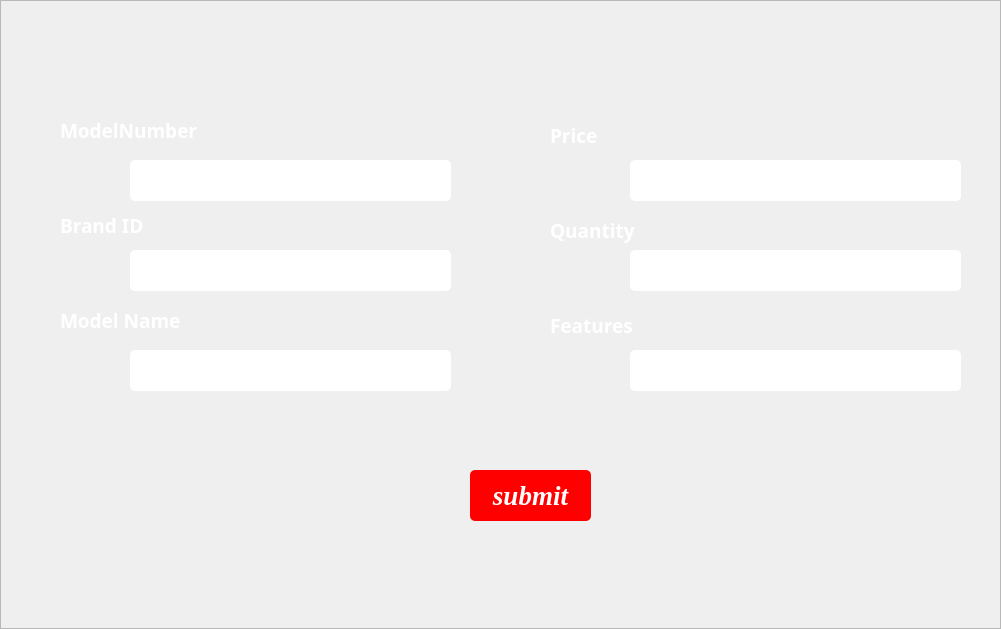
<?xml version="1.0" encoding="UTF-8"?>
<ui version="4.0">
 <class>addframe</class>
 <widget class="QFrame" name="addframe">
  <property name="geometry">
   <rect>
    <x>0</x>
    <y>0</y>
    <width>1001</width>
    <height>629</height>
   </rect>
  </property>
  <property name="font">
   <font>
    <family>Trebuchet MS</family>
    <weight>75</weight>
    <bold>true</bold>
   </font>
  </property>
  <property name="windowTitle">
   <string>Frame</string>
  </property>
  <property name="styleSheet">
   <string notr="true"/>
  </property>
  <property name="frameShape">
   <enum>QFrame::StyledPanel</enum>
  </property>
  <property name="frameShadow">
   <enum>QFrame::Raised</enum>
  </property>
  <widget class="QLabel" name="label_2">
   <property name="geometry">
    <rect>
     <x>60</x>
     <y>210</y>
     <width>111</width>
     <height>31</height>
    </rect>
   </property>
   <property name="font">
    <font>
     <family>Sitka Subheading</family>
     <pointsize>14</pointsize>
    </font>
   </property>
   <property name="styleSheet">
    <string notr="true">QLabel
{


	color: rgb(255, 255, 255);

}</string>
   </property>
   <property name="text">
    <string>Brand ID</string>
   </property>
  </widget>
  <widget class="QLabel" name="label_3">
   <property name="geometry">
    <rect>
     <x>60</x>
     <y>310</y>
     <width>141</width>
     <height>21</height>
    </rect>
   </property>
   <property name="font">
    <font>
     <family>Sitka Subheading</family>
     <pointsize>14</pointsize>
    </font>
   </property>
   <property name="styleSheet">
    <string notr="true">QLabel
{


	color: rgb(255, 255, 255);

}</string>
   </property>
   <property name="text">
    <string>Model Name</string>
   </property>
  </widget>
  <widget class="QLabel" name="label_6">
   <property name="geometry">
    <rect>
     <x>550</x>
     <y>210</y>
     <width>111</width>
     <height>41</height>
    </rect>
   </property>
   <property name="font">
    <font>
     <family>Sitka Subheading</family>
     <pointsize>14</pointsize>
    </font>
   </property>
   <property name="styleSheet">
    <string notr="true">QLabel
{


	color: rgb(255, 255, 255);

}</string>
   </property>
   <property name="text">
    <string>Quantity</string>
   </property>
  </widget>
  <widget class="QLabel" name="label_4">
   <property name="geometry">
    <rect>
     <x>550</x>
     <y>120</y>
     <width>91</width>
     <height>31</height>
    </rect>
   </property>
   <property name="font">
    <font>
     <family>Sitka Subheading</family>
     <pointsize>14</pointsize>
    </font>
   </property>
   <property name="styleSheet">
    <string notr="true">QLabel
{


	color: rgb(255, 255, 255);

}</string>
   </property>
   <property name="text">
    <string>Price</string>
   </property>
  </widget>
  <widget class="QLabel" name="label_5">
   <property name="geometry">
    <rect>
     <x>550</x>
     <y>310</y>
     <width>131</width>
     <height>31</height>
    </rect>
   </property>
   <property name="font">
    <font>
     <family>Sitka Subheading</family>
     <pointsize>14</pointsize>
    </font>
   </property>
   <property name="styleSheet">
    <string notr="true">QLabel
{


	color: rgb(255, 255, 255);

}</string>
   </property>
   <property name="text">
    <string>Features</string>
   </property>
  </widget>
  <widget class="QLineEdit" name="txtquantity">
   <property name="geometry">
    <rect>
     <x>630</x>
     <y>250</y>
     <width>331</width>
     <height>41</height>
    </rect>
   </property>
   <property name="styleSheet">
    <string notr="true">QLineEdit
{
border-radius:5px;
}</string>
   </property>
  </widget>
  <widget class="QLineEdit" name="txtid">
   <property name="geometry">
    <rect>
     <x>130</x>
     <y>250</y>
     <width>321</width>
     <height>41</height>
    </rect>
   </property>
   <property name="styleSheet">
    <string notr="true">QLineEdit
{
border-radius:5px;
}</string>
   </property>
  </widget>
  <widget class="QLineEdit" name="txtfeatures">
   <property name="geometry">
    <rect>
     <x>630</x>
     <y>350</y>
     <width>331</width>
     <height>41</height>
    </rect>
   </property>
   <property name="styleSheet">
    <string notr="true">QLineEdit
{
border-radius:5px;
}</string>
   </property>
  </widget>
  <widget class="QLineEdit" name="txtname">
   <property name="geometry">
    <rect>
     <x>130</x>
     <y>350</y>
     <width>321</width>
     <height>41</height>
    </rect>
   </property>
   <property name="styleSheet">
    <string notr="true">QLineEdit
{
border-radius:5px;
}</string>
   </property>
  </widget>
  <widget class="QLineEdit" name="txtprice">
   <property name="geometry">
    <rect>
     <x>630</x>
     <y>160</y>
     <width>331</width>
     <height>41</height>
    </rect>
   </property>
   <property name="styleSheet">
    <string notr="true">QLineEdit
{
border-radius:5px;
}</string>
   </property>
  </widget>
  <widget class="QPushButton" name="btnadd">
   <property name="geometry">
    <rect>
     <x>470</x>
     <y>470</y>
     <width>121</width>
     <height>51</height>
    </rect>
   </property>
   <property name="font">
    <font>
     <family>Times New Roman</family>
     <pointsize>20</pointsize>
     <weight>75</weight>
     <italic>true</italic>
     <bold>true</bold>
    </font>
   </property>
   <property name="styleSheet">
    <string notr="true">QPushButton
{
 background:red;
}
QPushButton
{  
   color:white;
   border-radius:5px;
}
QPushButton:hover
{  
   color:red;
   border-radius:5px;
   background:#49ebff;
}</string>
   </property>
   <property name="text">
    <string>submit</string>
   </property>
  </widget>
  <widget class="QLabel" name="label">
   <property name="geometry">
    <rect>
     <x>60</x>
     <y>110</y>
     <width>151</width>
     <height>41</height>
    </rect>
   </property>
   <property name="font">
    <font>
     <family>Sitka Subheading</family>
     <pointsize>14</pointsize>
    </font>
   </property>
   <property name="styleSheet">
    <string notr="true">QLabel
{


	color: rgb(255, 255, 255);

}</string>
   </property>
   <property name="text">
    <string>ModelNumber</string>
   </property>
  </widget>
  <widget class="QLineEdit" name="txtmd">
   <property name="geometry">
    <rect>
     <x>130</x>
     <y>160</y>
     <width>321</width>
     <height>41</height>
    </rect>
   </property>
   <property name="styleSheet">
    <string notr="true">QLineEdit
{
border-radius:5px;
}</string>
   </property>
  </widget>
  <widget class="QLabel" name="label_7">
   <property name="geometry">
    <rect>
     <x>0</x>
     <y>0</y>
     <width>1021</width>
     <height>791</height>
    </rect>
   </property>
   <property name="text">
    <string/>
   </property>
   <property name="pixmap">
    <pixmap>img1.jpg</pixmap>
   </property>
  </widget>
  <zorder>label_7</zorder>
  <zorder>label_2</zorder>
  <zorder>label_3</zorder>
  <zorder>label_6</zorder>
  <zorder>label_4</zorder>
  <zorder>label_5</zorder>
  <zorder>txtquantity</zorder>
  <zorder>txtid</zorder>
  <zorder>txtfeatures</zorder>
  <zorder>txtname</zorder>
  <zorder>txtprice</zorder>
  <zorder>btnadd</zorder>
  <zorder>label</zorder>
  <zorder>txtmd</zorder>
 </widget>
 <resources>
  <include location="imgresource.qrc"/>
 </resources>
 <connections/>
</ui>
